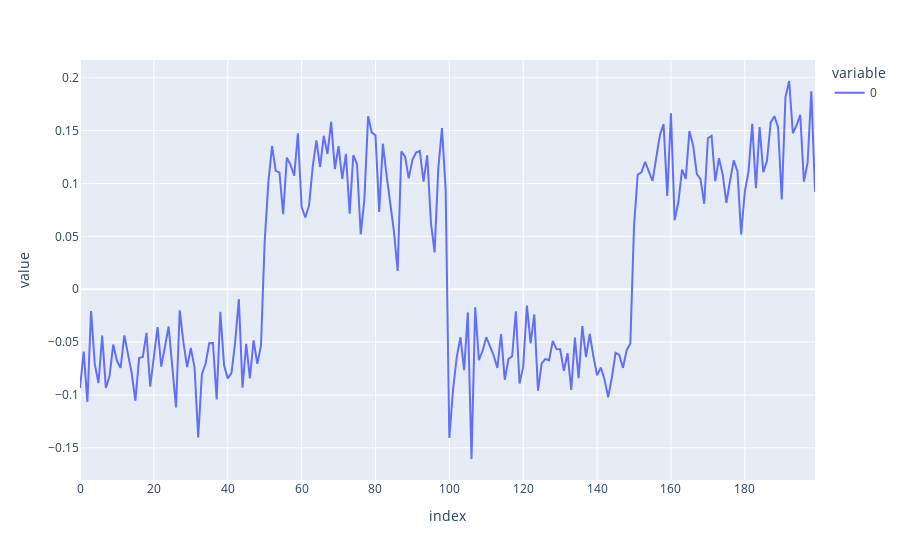

Source (notebook cell):
### Code cell
px.line(rewards_one.mean())

### Figure 1 — Plotly figure (JSON) as saved in the notebook; plotly's stock layout.template omitted (floating-point values rounded to 4 significant figures; data arrays with more than 128 entries replaced by an {"elided": "..."} marker saying what was removed)
{"data": [{"hovertemplate": "variable=0<br>index=%{x}<br>value=%{y}<extra></extra>", "legendgroup": "0", "line": {"color": "#636efa", "dash": "solid"}, "marker": {"symbol": "circle"}, "mode": "lines", "name": "0", "orientation": "v", "showlegend": true, "type": "scatter", "x": {"elided": "200 int values"}, "xaxis": "x", "y": {"elided": "200 float values"}, "yaxis": "y"}], "layout": {"legend": {"title": {"text": "variable"}, "tracegroupgap": 0}, "margin": {"t": 60}, "xaxis": {"anchor": "y", "domain": [0, 1], "title": {"text": "index"}}, "yaxis": {"anchor": "x", "domain": [0, 1], "title": {"text": "value"}}}}
